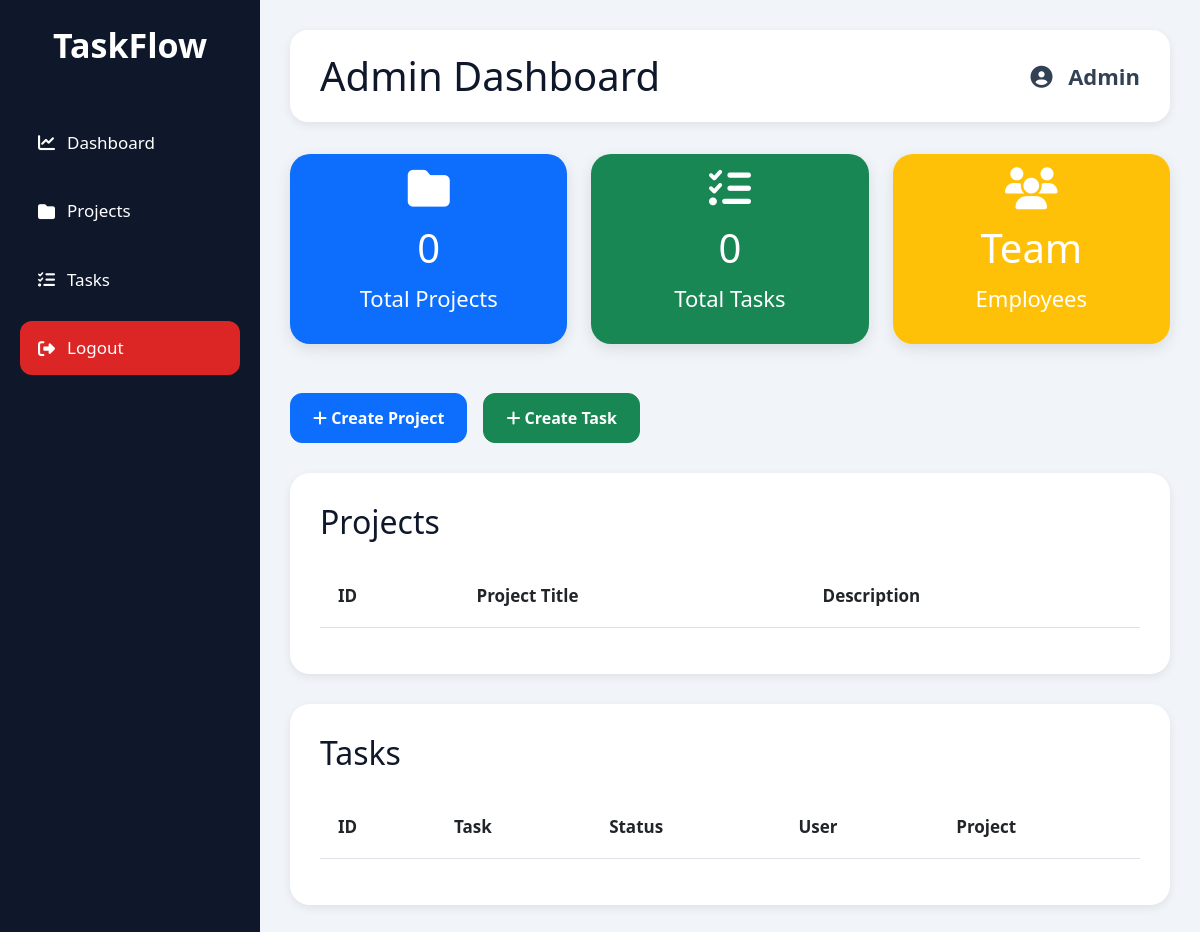
/admin_dashboard (signed in), run on an earlier commit of the app's database.
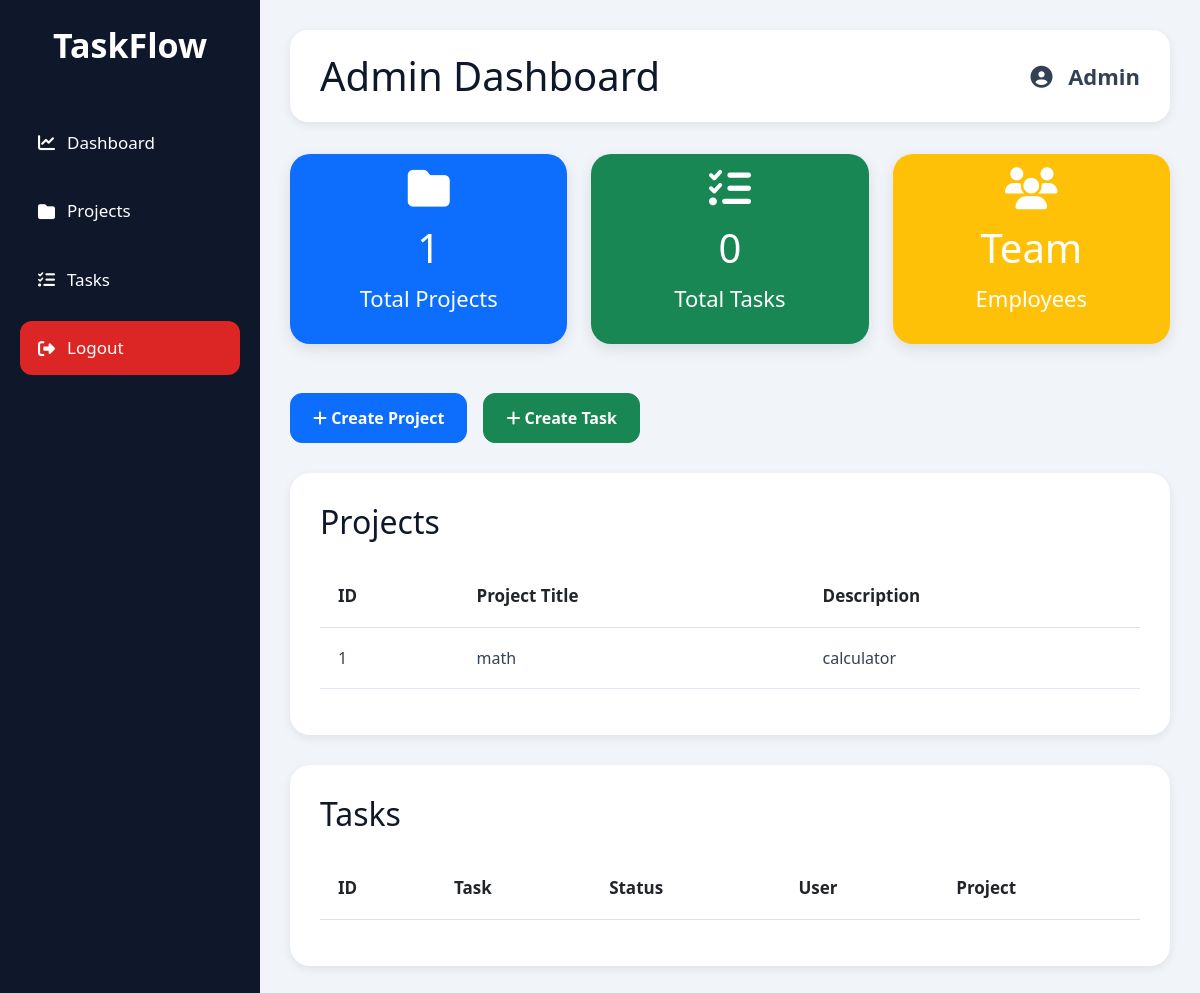
And on a later commit of the database.
### tables this page shows
CREATE TABLE projects (
        id INTEGER PRIMARY KEY AUTOINCREMENT,
        title TEXT,
        description TEXT,
        created_by INTEGER
    );

### app.py (the view)
@app.route('/admin_dashboard')
def admin_dashboard():
    if 'role' not in session:
        return redirect('/')
    if session['role'] != 'admin':
        return redirect('/')
    conn = get_db_connection()
    cur = conn.cursor()
    cur.execute("SELECT * FROM projects")
    projects = cur.fetchall()
    cur.execute("""
    SELECT
        tasks.id,
        tasks.title,
        tasks.status,
        users.name AS employee_name,
        projects.title AS project_title

    FROM tasks

    JOIN users
    ON tasks.assigned_to = users.id

    JOIN projects
    ON tasks.project_id = projects.id
    """)
    tasks = cur.fetchall()
    conn.close()
    return render_template(
        'admin_dashboard.html',
        projects=projects,
        tasks=tasks
    )

### app.py (called while the page is built)
def get_db_connection():
    conn = sqlite3.connect('database.db')
    conn.row_factory = sqlite3.Row
    return conn

### templates/admin_dashboard.html (shortened to what this page needs)
<!DOCTYPE html>
<html lang="en">
<head>
    <link href="https://cdn.jsdelivr.net/npm/bootstrap@5.3.0/dist/css/bootstrap.min.css" rel="stylesheet">
    <link rel="stylesheet"
        href="https://cdnjs.cloudflare.com/ajax/libs/font-awesome/6.4.0/css/all.min.css">
    <link rel="stylesheet"
        href="{{ url_for('static', filename='css/style.css') }}">
</head>
<body>
<div class="wrapper">
    <div class="sidebar">
        <h2 class="logo">TaskFlow</h2>
        <ul>
            <li>
                <a href="#">
                    <i class="fa fa-chart-line"></i>
                    Dashboard
                </a>
            </li>
            <li>
                <a href="/create_project">
                    <i class="fa fa-folder"></i>
                    Projects
                </a>
            </li>
            <li>
                <a href="/create_task">
                    <i class="fa fa-tasks"></i>
                    Tasks
                </a>
            </li>
            <li>
                <a href="/logout" class="logout-btn">
                    <i class="fa fa-sign-out-alt"></i>
                    Logout
                </a>
            </li>
        </ul>
    </div>
    <div class="main-content">
        <div class="topbar">
            <div>
                <h2>Admin Dashboard</h2>
            </div>
            <div class="admin-profile">
                <i class="fa fa-user-circle"></i>
                Admin
            </div>
        </div>
        <div class="row g-4 mt-2">
            <div class="col-lg-4 col-md-6">
                <div class="dashboard-card bg-primary">
                    <i class="fa fa-folder"></i>
                    <h3>{{ projects|length }}</h3>
                    <p>Total Projects</p>
                </div>
            </div>
            <div class="col-lg-4 col-md-6">
                <div class="dashboard-card bg-success">
                    <i class="fa fa-list-check"></i>
                    <h3>{{ tasks|length }}</h3>
                    <p>Total Tasks</p>
                </div>
            </div>
            <div class="col-lg-4 col-md-12">
                <div class="dashboard-card bg-warning">
                    <i class="fa fa-users"></i>
                    <h3>Team</h3>
                    <p>Employees</p>
                </div>
            </div>
        </div>
        <div class="d-flex gap-3 flex-wrap mt-4">
            <a href="/create_project"
                class="btn btn-primary">
                <i class="fa fa-plus"></i>
                Create Project
            </a>
            <a href="/create_task"
                class="btn btn-success">
                <i class="fa fa-plus"></i>
                Create Task
            </a>
        </div>
        <div class="table-container">
            <div class="d-flex justify-content-between align-items-center mb-4">
                <h4 class="mb-0">Projects</h4>
            </div>
            <div class="table-responsive">
                <table class="table align-middle table-hover">
                    <thead>
                        <tr>
                            <th>ID</th>
                            <th>Project Title</th>
                            <th>Description</th>
                        </tr>
                    </thead>
                    <tbody>
                        {% for project in projects %}
                        <tr>
                            <td>{{ project[0] }}</td>
                            <td>{{ project[1] }}</td>
                            <td>{{ project[2] }}</td>
                        </tr>
                        {% endfor %}
                    </tbody>
                </table>
            </div>
        </div>
        <div class="table-container">
            <div class="d-flex justify-content-between align-items-center mb-4">
                <h4 class="mb-0">Tasks</h4>
            </div>
            <div class="table-responsive">
                <table class="table align-middle table-hover">
                    <thead>
                        <tr>
                            <th>ID</th>
                            <th>Task</th>
                            <th>Status</th>
                            <th>User</th>
                            <th>Project</th>
                        </tr>
                    </thead>
                </table>
            </div>
        </div>
    </div>
</div>
</body>
</html>

### static/css/style.css (style rules this page uses)
* { margin:0; padding:0; box-sizing:border-box; font-family: 'Segoe UI', Tahoma, Geneva, Verdana, sans-serif; }
body { background:#f1f5f9; }
.wrapper { display:flex; min-height:100vh; }
.sidebar { width:260px; background:#0f172a; position:fixed; top:0; left:0; bottom:0; padding:25px 20px; }
.logo { color:white; font-size:34px; font-weight:bold; margin-bottom:50px; text-align:center; }
.sidebar ul { list-style:none; padding:0; }
.sidebar ul li { margin-bottom:15px; }
.sidebar ul li a { color:white; text-decoration:none; padding:14px 18px; display:flex; align-items:center; gap:12px; border-radius:12px; font-size:17px; transition:0.3s; }
.logout-btn { background:#dc2626; }
.main-content { margin-left:260px; width:100%; padding:30px; }
.topbar { background:white; padding:22px 30px; border-radius:18px; display:flex; justify-content:space-between; align-items:center; box-shadow:0 3px 10px rgba(0,0,0,0.08); }
.topbar h2 { font-size:40px; color:#0f172a; margin:0; }
.admin-profile { font-size:22px; font-weight:600; color:#334155; }
.admin-profile i { margin-right:10px; }
.dashboard-card { height:190px; border-radius:20px; color:white; display:flex; flex-direction:column; justify-content:center; align-items:center; box-shadow:0 5px 15px rgba(0,0,0,0.1); transition:0.3s; margin-bottom:25px; }
.dashboard-card i { font-size:42px; margin-bottom:15px; }
.dashboard-card h3 { font-size:40px; margin-bottom:10px; }
.dashboard-card p { font-size:22px; }
.btn { border-radius:12px; padding:12px 22px; font-size:16px; font-weight:600; }
.table-container { background:white; margin-top:30px; padding:30px; border-radius:20px; box-shadow:0 3px 10px rgba(0,0,0,0.08); }
.table-container h4 { font-size:32px; margin-bottom:25px; color:#0f172a; }
.table { width:100%; border-collapse:collapse; }
.table thead { background:#2563eb; color:white; }
.table thead th { padding:18px; text-align:left; font-size:17px; }
.table tbody td { padding:18px; border-bottom:1px solid #e2e8f0; font-size:16px; color:#334155; }

What changed in the data, as far as the page shows it:
added projects: id "1", title "math", description "calculator"
Also different on the page:
{{ projects|length }}: "0" → "1"
